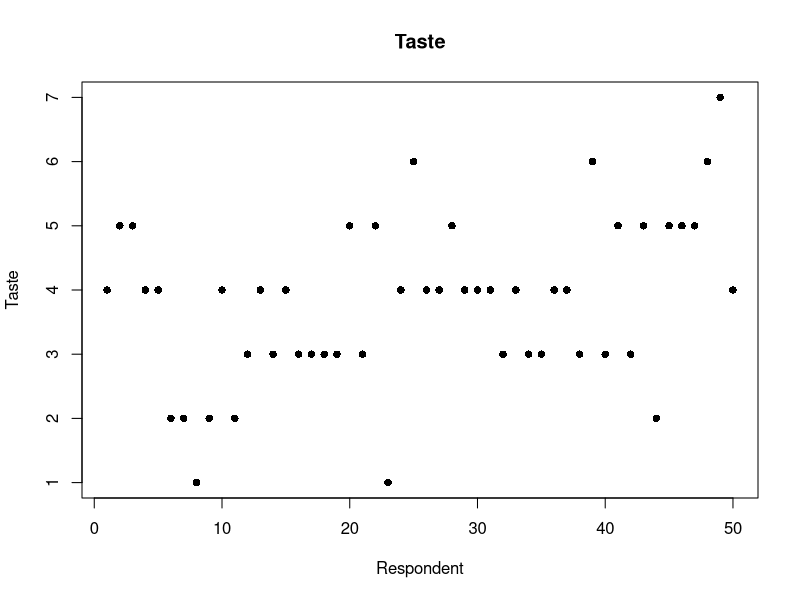
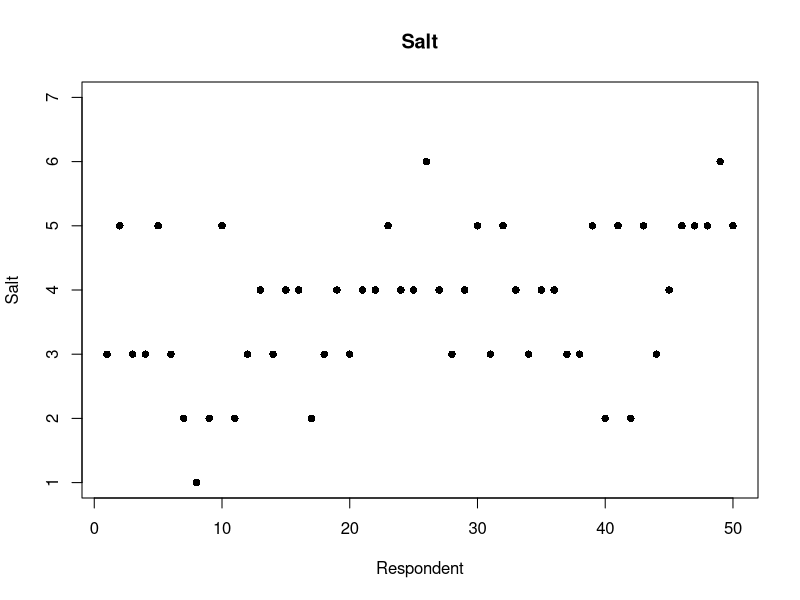
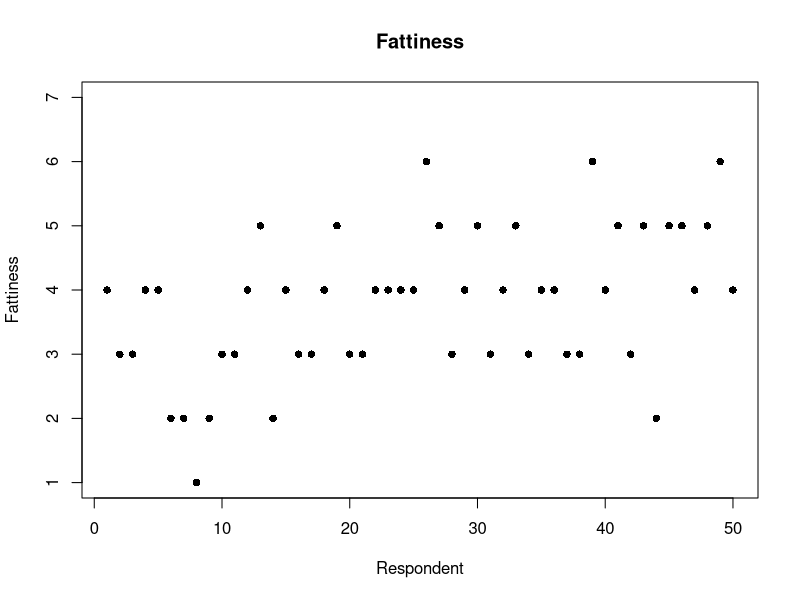
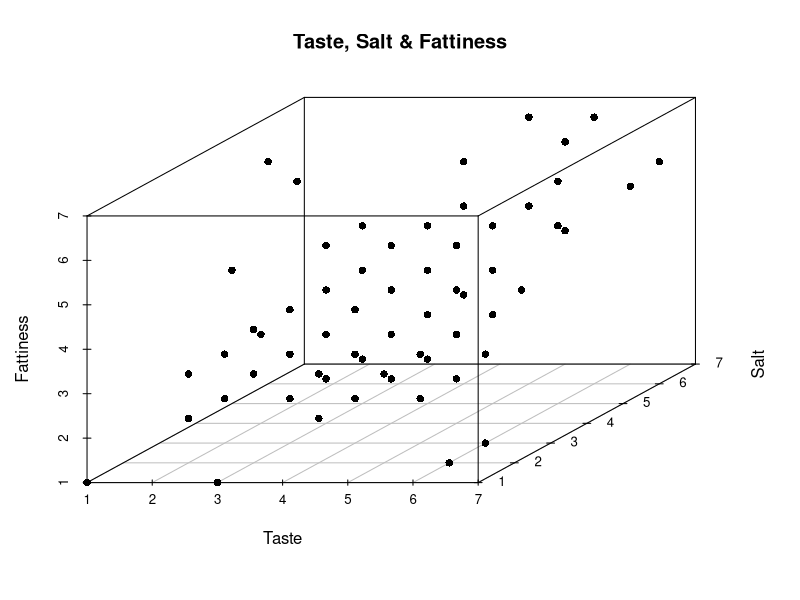
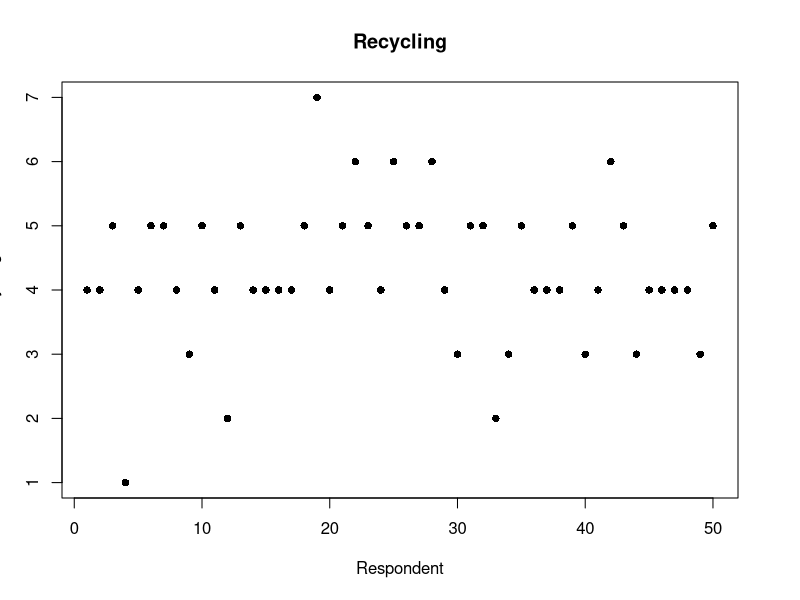
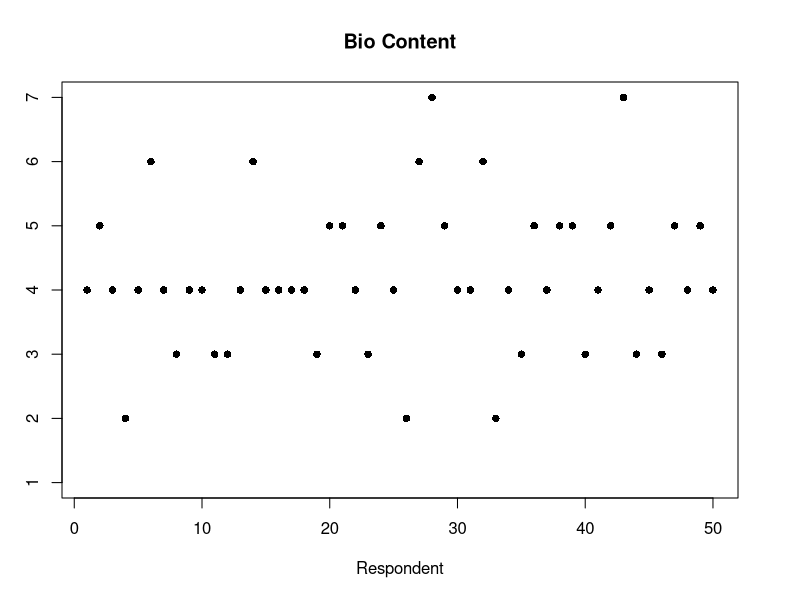
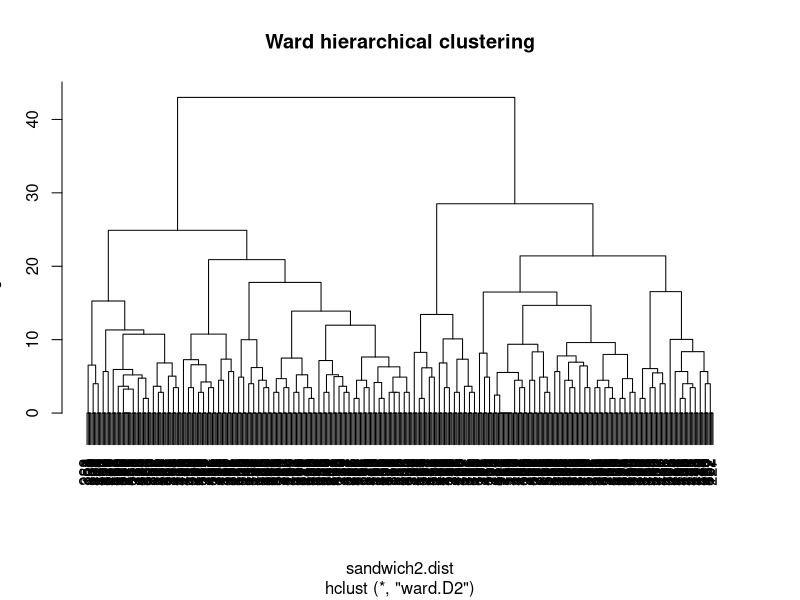
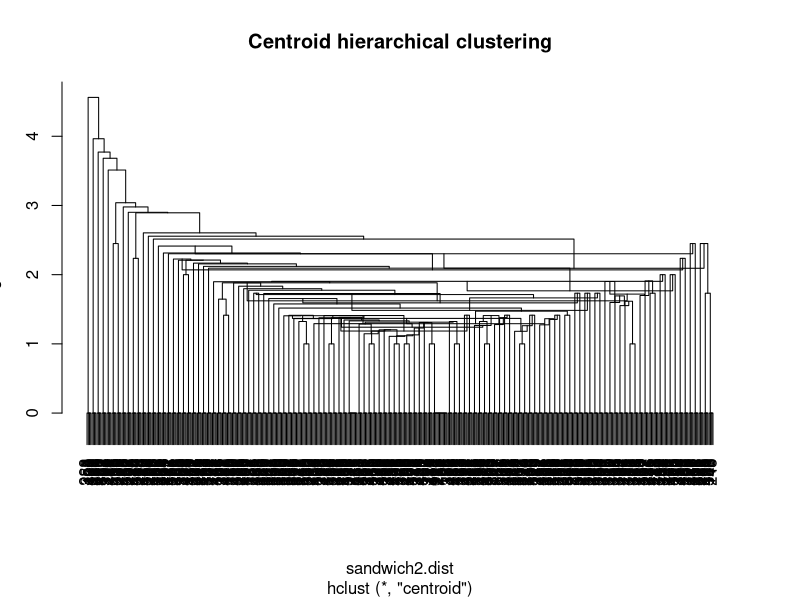

Reproduce these figures in R, in order.
# Consumer segmentation analysis
# Individual university project using a fictional organic sandwich-spread case.

rm(list = ls())

library(cluster)
library(scatterplot3d)

# Load the public portfolio dataset
sandwich <- read.csv("data/consumer_preferences.csv")

str(sandwich)
summary(sandwich)

active_vars <- c(
  "Taste", "Fattiness", "Salt", "Spreadability",
  "Appearance", "Recycling", "Bio.content"
)

# The manager expected two main groups:
# 1) taste/health-oriented consumers
# 2) sustainability-oriented consumers
# I test the segment structure rather than fixing the number of clusters in advance.


# Exploratory plots ---------------------------------------------------------

plot(
  sandwich$Taste[1:50],
  xlab = "Respondent", ylab = "Taste",
  ylim = c(1, 7), pch = 16, main = "Taste"
)

plot(
  sandwich$Salt[1:50],
  xlab = "Respondent", ylab = "Salt",
  ylim = c(1, 7), pch = 16, main = "Salt"
)

plot(
  sandwich$Fattiness[1:50],
  xlab = "Respondent", ylab = "Fattiness",
  ylim = c(1, 7), pch = 16, main = "Fattiness"
)

scatterplot3d(
  sandwich$Taste, sandwich$Salt, sandwich$Fattiness,
  xlab = "Taste", ylab = "Salt", zlab = "Fattiness",
  xlim = c(1, 7), ylim = c(1, 7), zlim = c(1, 7),
  pch = 16, main = "Taste, Salt & Fattiness"
)

plot(
  sandwich$Recycling[1:50],
  xlab = "Respondent", ylab = "Recycling",
  ylim = c(1, 7), pch = 16, main = "Recycling"
)

plot(
  sandwich$Bio.content[1:50],
  xlab = "Respondent", ylab = "Bio Content",
  ylim = c(1, 7), pch = 16, main = "Bio Content"
)


# Standardize active variables ---------------------------------------------

sandwich2 <- sandwich
sandwich2[, active_vars] <- data.frame(scale(sandwich[, active_vars]))

# This Euclidean distance object uses the standardized variables.
d <- dist(sandwich2[, active_vars])
as.matrix(d)[1:10, 1:10]

# The submitted analysis used the original 1-7 preference variables in daisy()
# for the hierarchical stage. I keep that choice here so the portfolio version
# reproduces the original final clustering solution.
sandwich2.dist <- daisy(sandwich[, active_vars])
as.matrix(sandwich2.dist)[1:10, 1:10]


# Hierarchical clustering ---------------------------------------------------

sandwich2.hc <- hclust(sandwich2.dist, method = "ward.D2")
sandwich2.hc.centroid <- hclust(sandwich2.dist, method = "centroid")
sandwich2.hc.complete <- hclust(sandwich2.dist, method = "complete")

plot(sandwich2.hc, main = "Ward hierarchical clustering")
plot(sandwich2.hc.centroid, main = "Centroid hierarchical clustering")
plot(sandwich2.hc.complete, main = "Complete-linkage hierarchical clustering")

sandwichagglo <- cbind(
  as.data.frame(sandwich2.hc[1]),
  as.data.frame(sandwich2.hc[2])
)

sandwichagglo.centroid <- cbind(
  as.data.frame(sandwich2.hc.centroid[1]),
  as.data.frame(sandwich2.hc.centroid[2])
)

sandwichagglo.complete <- cbind(
  as.data.frame(sandwich2.hc.complete[1]),
  as.data.frame(sandwich2.hc.complete[2])
)

# Inspect the final merges. The elbows suggest that 3 and 4 clusters
# are both worth testing.
sandwich.scree <- sort(sandwichagglo[489:499, 3], decreasing = TRUE)
plot(
  sandwich.scree, type = "b",
  xlab = "Clusters", ylab = "Cluster distance",
  main = "Scree Plot - Ward"
)

sandwich.scree.centroid <- sort(
  sandwichagglo.centroid[489:499, 3],
  decreasing = TRUE
)
plot(
  sandwich.scree.centroid, type = "b",
  xlab = "Clusters", ylab = "Cluster distance",
  main = "Scree Plot - Centroid"
)

sandwich.scree.complete <- sort(
  sandwichagglo.complete[489:499, 3],
  decreasing = TRUE
)
plot(
  sandwich.scree.complete, type = "b",
  xlab = "Clusters", ylab = "Cluster distance",
  main = "Scree Plot - Complete"
)

plot(sandwich2.hc)
rect.hclust(sandwich2.hc, k = 4)

sandwich2.hc.segment3 <- cutree(sandwich2.hc, k = 3)
sandwich2.hc.segment4 <- cutree(sandwich2.hc, k = 4)

table(sandwich2.hc.segment3)
table(sandwich2.hc.segment4)

seg.summ <- function(data, groups) {
  aggregate(data, list(groups), function(x) mean(as.numeric(x)))
}

sandwich2k3.hc.means <- seg.summ(
  sandwich2[, active_vars],
  sandwich2.hc.segment3
)

sandwich2k4.hc.means <- seg.summ(
  sandwich2[, active_vars],
  sandwich2.hc.segment4
)

sandwich2k3.hc.means
sandwich2k4.hc.means


# Compare the hierarchical 3- and 4-cluster solutions ----------------------

clusmember3 <- as.factor(sandwich2.hc.segment3)
clusmember4 <- as.factor(sandwich2.hc.segment4)

aov3base <- cbind(clusmember3, sandwich2[, active_vars])
aov3age <- cbind(clusmember3, sandwich2[, c(active_vars, "Age")])

aov3.age <- aov(Age ~ clusmember3, data = aov3age)
summary(aov3.age)
TukeyHSD(aov3.age)

for (v in active_vars) {
  model <- aov(aov3base[[v]] ~ clusmember3)
  print(v)
  print(summary(model))
  print(TukeyHSD(model))
}

c3.gender <- table(clusmember3, sandwich2$Gender)
c3.education <- table(clusmember3, sandwich2$Education)
c3.area <- table(clusmember3, sandwich2$Area)

c3.gender
chisq.test(c3.gender)       # fixed: the submitted script accidentally tested education here
c3.education
chisq.test(c3.education)
c3.area
chisq.test(c3.area)

aov4base <- cbind(clusmember4, sandwich2[, active_vars])
aov4age <- cbind(clusmember4, sandwich2[, c(active_vars, "Age")])

aov4.age <- aov(Age ~ clusmember4, data = aov4age)
summary(aov4.age)
TukeyHSD(aov4.age)

for (v in active_vars) {
  model <- aov(aov4base[[v]] ~ clusmember4)
  print(v)
  print(summary(model))
  print(TukeyHSD(model))
}

c4.gender <- table(clusmember4, sandwich2$Gender)
c4.education <- table(clusmember4, sandwich2$Education)
c4.area <- table(clusmember4, sandwich2$Area)

c4.gender
chisq.test(c4.gender)
c4.education
chisq.test(c4.education)
c4.area
chisq.test(c4.area)


# PCA comparison for hierarchical solutions --------------------------------

pca_h <- prcomp(sandwich2[, active_vars])

plot(
  pca_h$x[, 1], pca_h$x[, 2],
  col = sandwich2.hc.segment3, pch = 16,
  xlab = "PC1", ylab = "PC2",
  main = "PCA - 3 Hierarchical Clusters"
)

plot(
  pca_h$x[, 1], pca_h$x[, 2],
  col = sandwich2.hc.segment4, pch = 16,
  xlab = "PC1", ylab = "PC2",
  main = "PCA - 4 Hierarchical Clusters"
)


# Standard K-means ----------------------------------------------------------

set.seed(96743)
sandwich2.k3 <- kmeans(sandwich2[, active_vars], centers = 3)
sandwich.k3.segment <- sandwich2.k3$cluster

table(sandwich.k3.segment)
seg.summ(sandwich2[, active_vars], sandwich.k3.segment)

set.seed(96743)
sandwich2.k4 <- kmeans(sandwich2[, active_vars], centers = 4)
sandwich.k4.segment <- sandwich2.k4$cluster

table(sandwich.k4.segment)
seg.summ(sandwich2[, active_vars], sandwich.k4.segment)

pca_k <- prcomp(sandwich2[, active_vars])

plot(
  pca_k$x[, 1], pca_k$x[, 2],
  col = sandwich.k3.segment, pch = 16,
  xlab = "PC1", ylab = "PC2",
  main = "PCA - 3 K-means Clusters"
)

plot(
  pca_k$x[, 1], pca_k$x[, 2],
  col = sandwich.k4.segment, pch = 16,
  xlab = "PC1", ylab = "PC2",
  main = "PCA - 4 K-means Clusters"
)


# Combined hierarchical + K-means ------------------------------------------

# Use the hierarchical cluster means as the K-means starting centres.
k3meanstart <- sandwich2k3.hc.means[, 2:8]
comb.k3 <- kmeans(sandwich2[, active_vars], k3meanstart)

table(comb.k3$cluster)
seg.summ(sandwich2[, active_vars], comb.k3$cluster)

k4meanstart <- sandwich2k4.hc.means[, 2:8]
comb.k4 <- kmeans(sandwich2[, active_vars], k4meanstart)

table(comb.k4$cluster)
final_profiles <- seg.summ(sandwich2[, active_vars], comb.k4$cluster)
final_profiles


# Final 4-cluster statistical profiling ------------------------------------

clusmember.combk4 <- as.factor(comb.k4$cluster)
combk4aovbase <- cbind(clusmember.combk4, sandwich2[, active_vars])
combk4aovage <- cbind(
  clusmember.combk4,
  sandwich2[, c(active_vars, "Age")]
)

combk4age <- aov(Age ~ clusmember.combk4, data = combk4aovage)
summary(combk4age)
TukeyHSD(combk4age)

for (v in active_vars) {
  model <- aov(combk4aovbase[[v]] ~ clusmember.combk4)
  print(v)
  print(summary(model))
  print(TukeyHSD(model))
}

combk4_gender <- table(clusmember.combk4, sandwich2$Gender)
combk4_education <- table(clusmember.combk4, sandwich2$Education)
combk4_area <- table(clusmember.combk4, sandwich2$Area)

combk4_gender
combk4_gender_chisq <- chisq.test(combk4_gender)
combk4_gender_chisq

combk4_education
combk4_education_chisq <- chisq.test(combk4_education)
combk4_education_chisq

combk4_area
combk4_area_chisq <- chisq.test(combk4_area)
combk4_area_chisq

# Gender and education have sparse cells, so R may warn that the chi-square
# approximation is imperfect. I keep the submitted tests but treat the
# demographic profiling cautiously.


# Final PCA -----------------------------------------------------------------

pca.comb4 <- prcomp(sandwich2[, active_vars])
pca_scores.comb4 <- predict(pca.comb4, sandwich2[, active_vars])

plot(
  pca_scores.comb4[, 1], pca_scores.comb4[, 2],
  col = comb.k4$cluster, pch = 16,
  xlab = "PC1", ylab = "PC2",
  main = "PCA - Final 4-Cluster Solution"
)


# Readable segment labels ---------------------------------------------------

segment_labels <- c(
  "Health-conscious",
  "Flavor-focused",
  "Sustainability-oriented",
  "Premium taste seekers"
)

sandwich$segment_id <- comb.k4$cluster
sandwich$segment <- factor(
  segment_labels[comb.k4$cluster],
  levels = segment_labels
)

table(sandwich$segment)
aggregate(sandwich$Age, list(sandwich$segment), mean)
prop.table(table(sandwich$segment, sandwich$Gender), 1)
prop.table(table(sandwich$segment, sandwich$Education), 1)
prop.table(table(sandwich$segment, sandwich$Area), 1)

# Optional local export
# write.csv(sandwich, "data/consumer_preferences_with_segments.csv", row.names = FALSE)

# Save final portfolio visuals ----------------------------------------------

dir.create("visuals", showWarnings = FALSE)

png("visuals/cluster_sizes_from_R.png", width = 1400, height = 900, res = 160)
barplot(
  100 * prop.table(table(sandwich$segment)),
  ylab = "Share of respondents (%)",
  main = "Segment sizes",
  las = 2
)
dev.off()

png("visuals/cluster_profiles_from_R.png", width = 1600, height = 950, res = 160)
profile_matrix <- as.matrix(final_profiles[, 2:8])
matplot(
  t(profile_matrix),
  type = "b",
  pch = 1:4,
  lty = 1,
  xaxt = "n",
  xlab = "",
  ylab = "Standardized mean",
  main = "Final segment profiles"
)
axis(
  1,
  at = seq_along(active_vars),
  labels = active_vars,
  las = 2
)
legend(
  "bottomleft",
  legend = segment_labels,
  lty = 1,
  pch = 1:4,
  bty = "n"
)
dev.off()

png("visuals/pca_clusters_from_R.png", width = 1400, height = 1000, res = 160)
plot(
  pca_scores.comb4[, 1], pca_scores.comb4[, 2],
  col = comb.k4$cluster,
  pch = 16,
  xlab = "PC1",
  ylab = "PC2",
  main = "PCA - Final 4-Cluster Solution"
)
legend(
  "topright",
  legend = segment_labels,
  col = 1:4,
  pch = 16,
  bty = "n"
)
dev.off()
